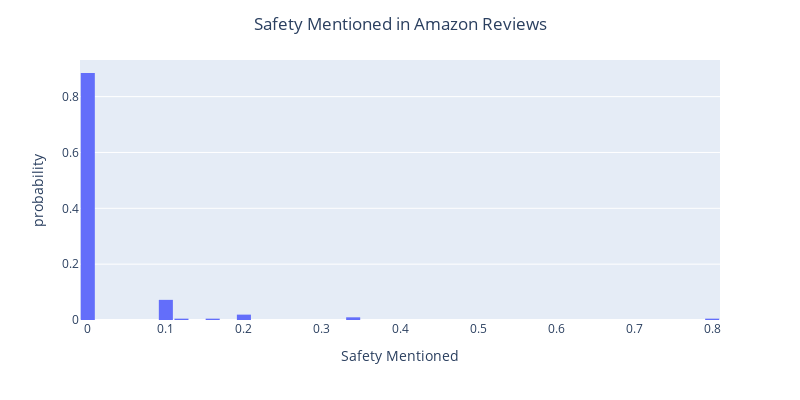
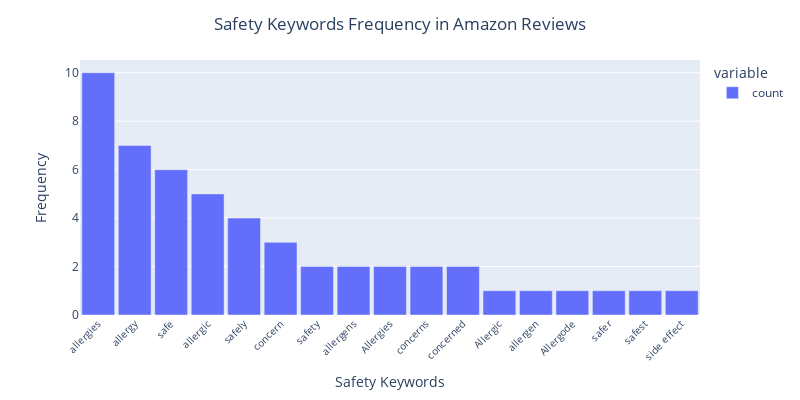

Here is the notebook cell these charts were saved with, in order:
### Markdown cell above
##### safety concerns

### Code cell
import re
import plotly.express as px
import pandas as pd
import json
import chart_studio
import chart_studio.plotly as py
import chart_studio.tools as tls
import os

# Define the safety-related keyword pattern
safety_pattern = r'\b(?:safe\w*|side\s+effect|concern\w*|allerg\w*)\b'

def extract_safety_keywords(text):
    if pd.isna(text):
        return []
    return re.findall(safety_pattern, text, flags=re.IGNORECASE)

# Extract and process safety keywords
file['safety_keywords_in_review'] = (file.review_title.apply(extract_safety_keywords) +
                                     file.review_body.apply(extract_safety_keywords))
file['safety_mentioned'] = file.safety_keywords_in_review.apply(lambda x: len(x) > 0)

# Group by ASIN and calculate the average mention of safety keywords
file_w_safety = file.groupby('asin').agg({'review_body':len, 'safety_mentioned': 'mean'}).reset_index()

# Plot histogram for safety mentions
fig = px.histogram(file_w_safety, x="safety_mentioned", histnorm='probability')

fig.update_layout(
    title_text='Safety Mentioned in Amazon Reviews',
    title_x=0.5,  # Center the title
    bargap=0.1,
    height=400,
    width=800,
)

fig.update_xaxes(title_text='Safety Mentioned')

fig.show()

fig.write_image('safety_mentioned.png')

# Upload to Plotly
user_name, api_key = os.getenv("plotly_name"), os.getenv("plotly_api")
chart_studio.tools.set_credentials_file(username=user_name, api_key=api_key)

py.plot(fig, filename='safety_mentioned.html', auto_open=True)

# Generate a dictionary of safety keyword frequencies
safety_flags = pd.get_dummies(file.safety_keywords_in_review.explode().str.strip(), prefix='', prefix_sep='').groupby(level=0).max()
safety_dict = dict(zip(safety_flags.columns, safety_flags.sum(axis=0)))

# Save safety keyword frequency as JSON
with open('safety_dict.json', 'w') as f:
    json.dump(safety_dict, f, indent=4)

# Convert dictionary to DataFrame for plotting
safety_df = pd.DataFrame(index=safety_dict.keys(), data=safety_dict.values(), columns=['count']).sort_values('count', ascending=False)

# Plot safety keyword frequency bar chart
fig = px.bar(safety_df)

fig.update_layout(
    title_text='Safety Keywords Frequency in Amazon Reviews',
    title_x=0.5,  # Center the title
    bargap=0.1,
    height=400,
    width=800,
    xaxis=dict(
        tickangle=-45,
        tickfont=dict(size=10)
    )
)

fig.update_xaxes(title_text='Safety Keywords')
fig.update_yaxes(title_text='Frequency')

fig.show()

# Save to Plotly
py.plot(fig, filename='safety_frequency.html', auto_open=True)

### Figure 1 — Plotly figure (JSON) as saved in the notebook; plotly's stock layout.template omitted (floating-point values rounded to 4 significant figures; data arrays with more than 128 entries replaced by an {"elided": "..."} marker saying what was removed)
{"data": [{"alignmentgroup": "True", "bingroup": "x", "histnorm": "probability", "hovertemplate": "safety_mentioned=%{x}<br>probability=%{y}<extra></extra>", "legendgroup": "", "marker": {"color": "#636efa", "pattern": {"shape": ""}}, "name": "", "offsetgroup": "", "orientation": "v", "showlegend": false, "type": "histogram", "x": {"elided": "208 float values"}, "xaxis": "x", "yaxis": "y"}], "layout": {"bargap": 0.1, "barmode": "relative", "height": 400, "legend": {"tracegroupgap": 0}, "margin": {"t": 60}, "title": {"text": "Safety Mentioned in Amazon Reviews", "x": 0.5}, "width": 800, "xaxis": {"anchor": "y", "domain": [0, 1], "title": {"text": "Safety Mentioned"}}, "yaxis": {"anchor": "x", "domain": [0, 1], "title": {"text": "probability"}}}}

### Figure 2 — Plotly figure (JSON) as saved in the notebook; plotly's stock layout.template omitted (floating-point values rounded to 4 significant figures)
{"data": [{"alignmentgroup": "True", "hovertemplate": "variable=count<br>index=%{x}<br>value=%{y}<extra></extra>", "legendgroup": "count", "marker": {"color": "#636efa", "pattern": {"shape": ""}}, "name": "count", "offsetgroup": "count", "orientation": "v", "showlegend": true, "textposition": "auto", "type": "bar", "x": ["allergies", "allergy", "safe", "allergic", "safely", "concern", "safety", "allergens", "Allergies", "concerns", "concerned", "Allergic", "allergen", "Allergode", "safer", "safest", "side effect"], "xaxis": "x", "y": [10, 7, 6, 5, 4, 3, 2, 2, 2, 2, 2, 1, 1, 1, 1, 1, 1], "yaxis": "y"}], "layout": {"bargap": 0.1, "barmode": "relative", "height": 400, "legend": {"title": {"text": "variable"}, "tracegroupgap": 0}, "margin": {"t": 60}, "title": {"text": "Safety Keywords Frequency in Amazon Reviews", "x": 0.5}, "width": 800, "xaxis": {"anchor": "y", "domain": [0, 1], "tickangle": -45, "tickfont": {"size": 10}, "title": {"text": "Safety Keywords"}}, "yaxis": {"anchor": "x", "domain": [0, 1], "title": {"text": "Frequency"}}}}
